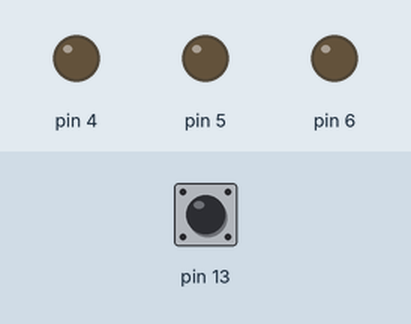
This sketch was run on a simulated Arduino Uno, built with avr-gcc and run on an emulated ATmega328P. Shown: output pins drawn as LEDs (lit = HIGH). The test bench sets the inputs (shaded band); at power-on: pin 13 HIGH.

Above: at 1.2 s.
1.3 s: pin 13 pulled LOW for 0.15 s
At 2.5 s:
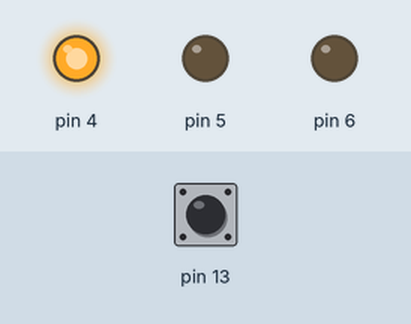
2.9 s: pin 13 pulled LOW for 1 s
At 3.9 s:
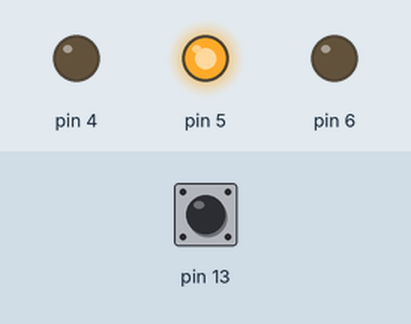
5.4 s: pin 13 pulled LOW for 0.15 s
At 5.8 s:
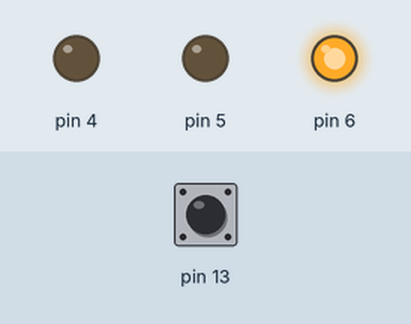
7.0 s: pin 13 pulled LOW for 3.2 s
At 8.2 s:
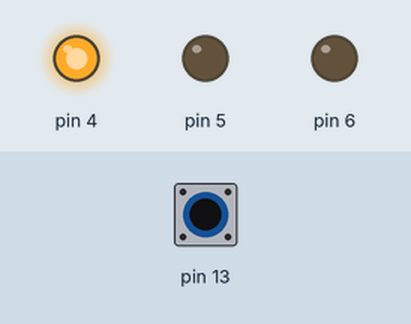
Timing chart, 0 to 10.0 s (numbered marks = the images above; inputs shaded):
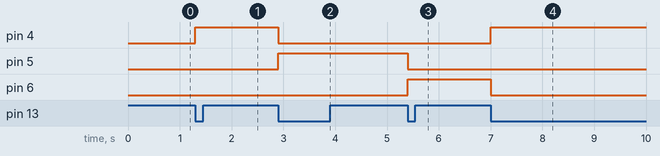

Measured:
- after the input at 1.3 s, pin 4: LOW → HIGH at once
- after the input at 2.9 s, pin 4: HIGH → LOW at once; pin 5: LOW → HIGH at once
- after the input at 5.4 s, pin 5: HIGH → LOW at once; pin 6: LOW → HIGH at once
- after the input at 7.0 s, pin 4: LOW → HIGH at once; pin 6: HIGH → LOW at once

The sketch:

traffic_light.ino
```cpp
int current_state;
int previous_state = HIGH;
unsigned long lastPressTime = 0;
const unsigned long DEBOUNCE_DELAY = 50;

enum TrafficState{
  RED,
  GREEN,
  BLUE
};
TrafficState state=RED;
void setup() {
  pinMode(4, OUTPUT);
  pinMode(5, OUTPUT);
  pinMode(6, OUTPUT);
  pinMode(13, INPUT_PULLUP);
}
void loop() {
  current_state = digitalRead(13);
  if ((current_state !=previous_state) && (millis() - lastPressTime >= DEBOUNCE_DELAY)  ){
    lastPressTime = millis();  // ← Reset ONLY when you call function
    if (current_state==LOW){
      TrafficLightController();
    }
  }
  previous_state = current_state;
}
void TrafficLightController() {
  if (state == RED) {
    digitalWrite(4, HIGH);
    digitalWrite(5, LOW);
    digitalWrite(6, LOW);
  } else if (state == GREEN) {
    digitalWrite(4, LOW);
    digitalWrite(5, HIGH);
    digitalWrite(6, LOW);
  } else if (state == BLUE) {
    digitalWrite(4, LOW);
    digitalWrite(5, LOW);
    digitalWrite(6, HIGH);
  }
  state=(state+1)%3;
}
```
